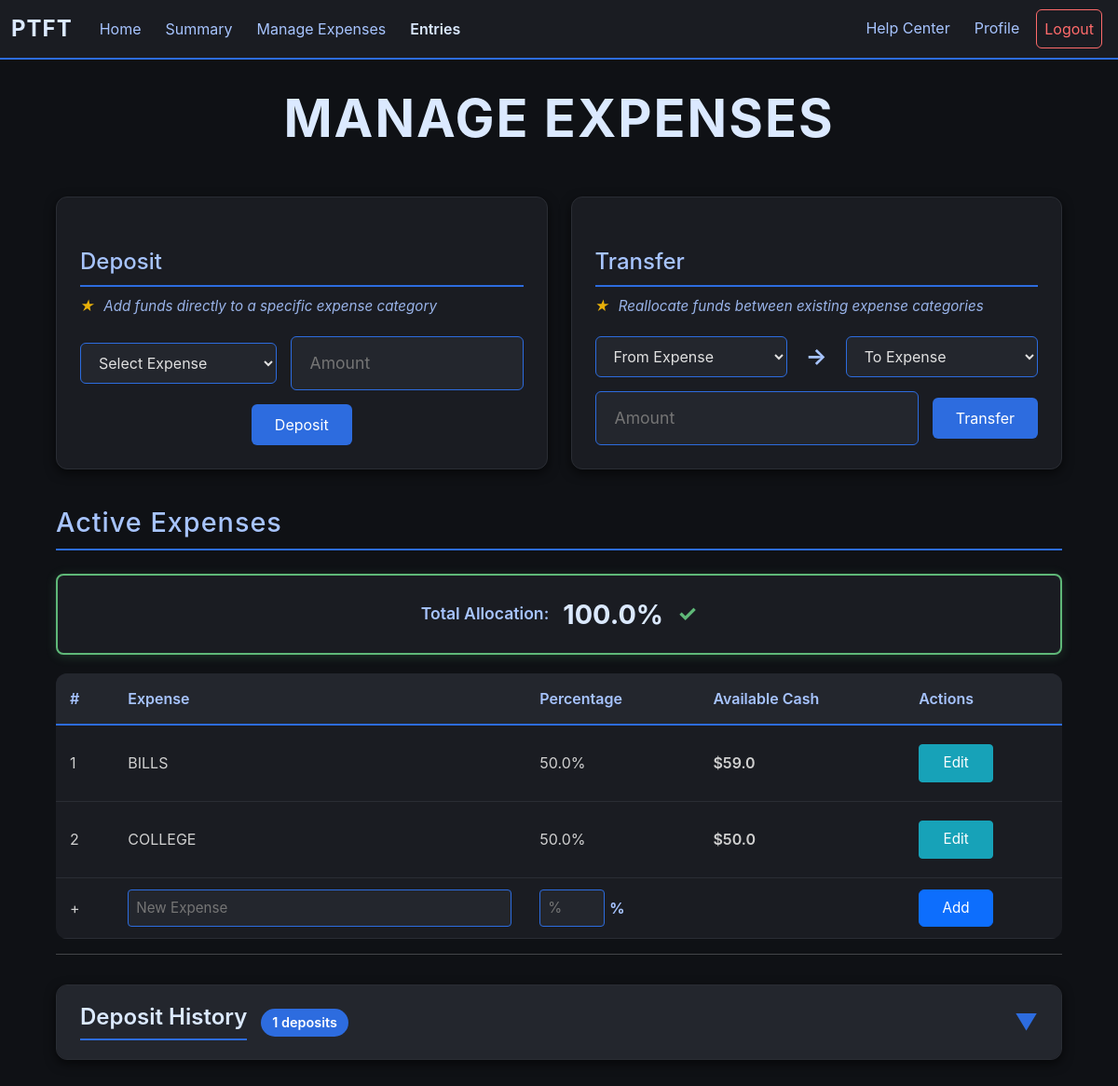
The app's page /expenses (signed in) with its own data.
### app/models.py (models this page shows, shortened)
class Expenses(db.Model):        #Stores all expense category per user
    id = db.Column(db.Integer, primary_key = True)
    user_id = db.Column(db.Integer, db.ForeignKey("user.id"))
    name = db.Column(db.String(25))
    percentage = db.Column(db.Float)
    status = db.Column(db.Boolean, default = True)      #Archive Status
    deleted = db.Column(db.Boolean, default = False)
    savings = db.Column(db.Float, default = 0.0)
    earnings = db.Column(db.Float, default = 0.0)
    spendings = db.Column(db.Float, default = 0.0)
    transferred = db.Column(db.Float, default = 0.0)
    balance = db.Column(db.Float, default = 0.0)
    credit_balance = db.Column(db.Float, default = 0.0)

### app/routes/expense.py (the view)
@expense.route("/expenses", methods = ["GET"])
def expenses():
    if helper.check_login():
        active_expenses = {}
        inactive_expenses = {}
        expense_data = {}       #Links expense id to total savings {expense_id: amount saved}
        snaps = Exp_Snap.query.filter_by(user_id = session["user_id"]).all()
        deposits = Transaction.query.filter_by(user_id = session["user_id"], deposit_status = True).all()
        expenses = Expenses.query.filter_by(user_id = session["user_id"]).all()
        for snap in snaps:      #Calculates net total from snapshots
            expense_data[snap.expense_id] = expense_data.get(snap.expense_id, 0.0) + (snap.expense_earnings - snap.total_spending)
        for deposit in deposits:        #Calculates total deposits per expense
            expense_data[deposit.expense_id] = expense_data.get(deposit.expense_id, 0.0) + deposit.amount
        for expense in expenses:        #Separates expense types between archived and unarchived
            if expense.status:
                active_expenses[expense] = round(expense_data.get(expense.id, 0.0), 2)
            else:
                inactive_expenses[expense] = round(expense_data.get(expense.id, 0.0), 2)
        allocation_check = [0, True]
        for expense in active_expenses:
            allocation_check[0] += expense.percentage
        if allocation_check[0] !=100:
            allocation_check[1] = False
        all_expenses = list(active_expenses.keys()) + list(inactive_expenses.keys())
        deposits = Transaction.query.filter_by(user_id = session["user_id"], deposit_status = True).all()
        return render_template("expenses.html", active_expenses = active_expenses, inactive_expenses = inactive_expenses, status = allocation_check, all_expenses = all_expenses, deposits = deposits)
    else:
        return redirect(url_for("user.login"))

### app/helper.py (called while the page is built)
def check_login():
    return "user_id" in session

### app/templates/expenses.html (shortened to what this page needs)
{% extends "budget_base.html"%}
{% block content %}
<div class="expense-container">
    <h1 class="main-title">MANAGE EXPENSES</h1>
    <div class="function-sections">
        {% if active_expenses %}
        <div class="function-section">
            <h2 class="function-title">Deposit</h2>
            <p class="function-helper-text"><span class="tip-star">★</span> Add funds directly to a specific expense category</p>
            <form action="/deposit" method="POST" class="inline-form">
                <select name="expense_id" required>
                    <option value="">Select Expense</option>
                </select>
                <div class="input-wrapper">
                    <input type="number" step="0.01" name="amount" placeholder="Amount" min="0" required>
                </div>
                <button type="submit" class="form-btn">Deposit</button>
            </form>
        </div>
        <div class="function-section">
            <h2 class="function-title">Transfer</h2>
            <p class="function-helper-text"><span class="tip-star">★</span> Reallocate funds between existing expense categories</p>
            <form action="/reallocate" method="POST" class="inline-form">
                <select name="from_expense" required>
                    <option value="">From Expense</option>
                </select>
                <span class="arrow">→</span>
                <select name="to_expense" required>
                    <option value="">To Expense</option>
                </select>
                <div class="input-wrapper">
                    <input type="number" step="0.01" name="amount" placeholder="Amount" min="0" required>
                </div>
                <button type="submit" class="form-btn">Transfer</button>
            </form>
        </div>
      {% endif %}
    </div>
    <h1 class="section-title">Active Expenses</h1>
    <div class="status-display-compact {% if status[1] %}status-perfect{% else %}status-error{% endif %}">
        <div class="status-compact-content">
            <span class="status-label">Total Allocation:</span>
            <span class="status-percentage-compact">{{status[0]}}%</span>
            {% if status[1] %}
                <span class="status-icon-compact perfect">✓</span>
            {% else %}
                <span class="status-icon-compact error">✗</span>
            {% endif %}
        </div>
    </div>
    <table class="expense-table">
        <thead>
            <tr>
                <th>#</th>
                <th>Expense</th>
                <th>Percentage</th>
                <th>Available Cash</th>
                <th>Actions</th>
            </tr>
        </thead>
        <tbody>
            {% for active_expense in active_expenses %}
            <tr class="log-row" data-row-id="active-{{active_expense.id}}">
                <td>{{loop.index}}</td>
                <td>
                    <div class="display-mode">
                        <span class="display-text">{{active_expense.name}}</span>
                    </div>
                </td>
                <td>
                    <div class="display-mode">
                        <span class="display-text">{{active_expense.percentage}}%</span>
                    </div>
                </td>
                <td class="cash-cell">${{active_expenses[active_expense]}}</td>
                <td>
                    <div class="display-mode">
                        <button class="btn btn-dark btn-info btn-sm edit-toggle-btn" onclick="toggleEdit('active-{{active_expense.id}}')">Edit</button>
                    </div>
                </td>
            </tr>
            {% endfor %}
            <tr class="add-row">
                <form action="/add_expense" method="POST">
                    <td>+</td>
                    <td><input type="text" name="expense_name" placeholder="New Expense" class="table-input" required></td>
                    <td>
                        <div class="percent-wrapper">
                            <input type="number" name="percent" placeholder="%" class="table-input percent-input" required>
                            <span class="percent-symbol">%</span>
                        </div>
                    </td>
                    <td></td>
                    <td><button type="submit" class="btn btn-primary">Add</button></td>
                </form>
            </tr>
        </tbody>
    </table>
    {% if deposits %}
    <hr class="section-divider">
    <div class="collapsible-section">
        <div class="collapsible-header" onclick="toggleSection(this)">
            <div class="collapsible-title-wrapper">
                <h2 class="collapsible-title">Deposit History</h2>
                <span class="item-count">{{ deposits|length }} deposits</span>
            </div>
            <span class="collapsible-arrow">▼</span>
        </div>
    </div>
    {% endif %}
</div>
{% endblock %}

### records on screen
Expenses: name "BILLS", percentage "50.0", savings "59.0"
Expenses: name "COLLEGE", percentage "50.0", active_expenses "50.0"

### other values on screen
{{ status[0] }} "100.0"
{{ deposits|length }} "1"
